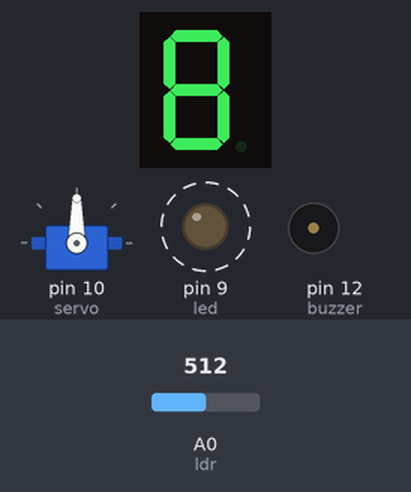
Bench run of a program on a simulated Arduino Uno, built with avr-gcc and run on an emulated ATmega328P. On the bench: 1-digit seven-segment display, servo, output pins drawn as LEDs (lit = HIGH), buzzer (waves = sounding). Wiring (inferred from the names in the program): 1-digit 7-segment display, segments lit when HIGH: segments pin 7, pin 6, pin 4, pin 11, pin 2, pin 8, pin 13, pin 5. Dashed ring = blinking. The test bench sets the inputs (shaded band); at power-on: A0 (ldr) = 512. The segment pins are drawn as the display they are named for; pins used as bus, display or sensor lines are not drawn.

Above: at 2.8 s.
2.9 s: A0 (ldr) set to 109
6.4 s: A0 (ldr) set to 94
At 7.8 s:
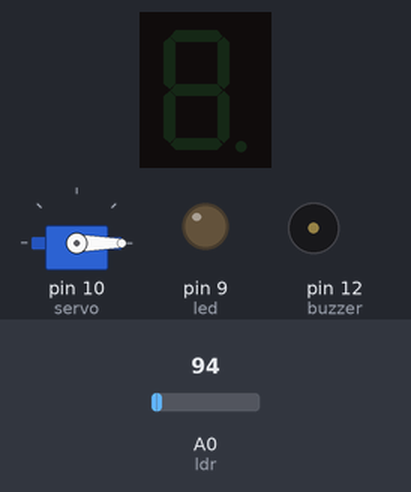
8.5 s: A0 (ldr) set to 122
At 9.1 s:
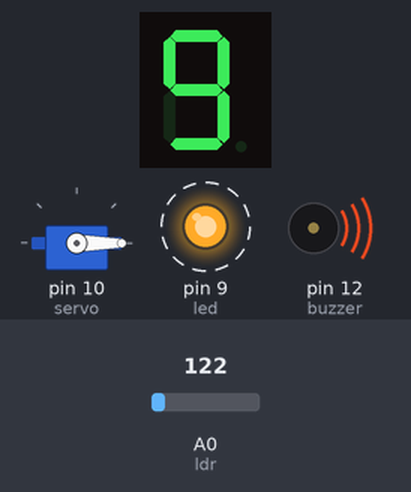
12.5 s: A0 (ldr) set to 0
At 13.6 s:
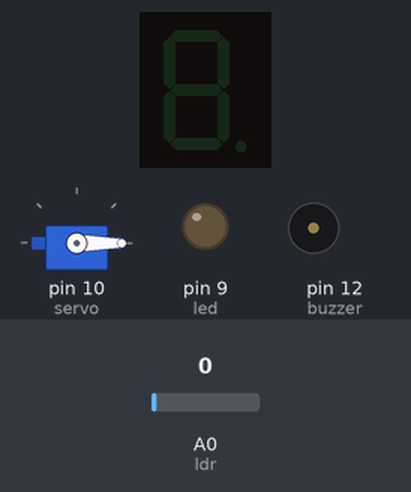
14.5 s: A0 (ldr) set to 306
At 26.3 s:
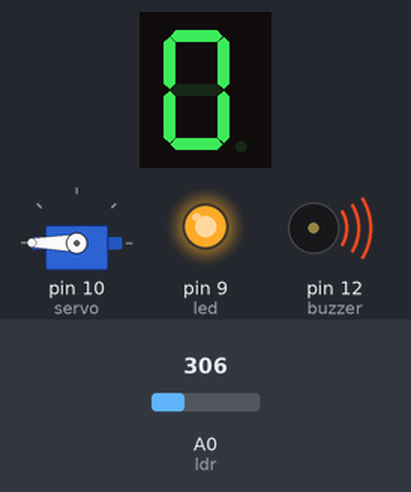
Timing chart, 0 to 27.5 s (numbered marks = the images above; inputs shaded):
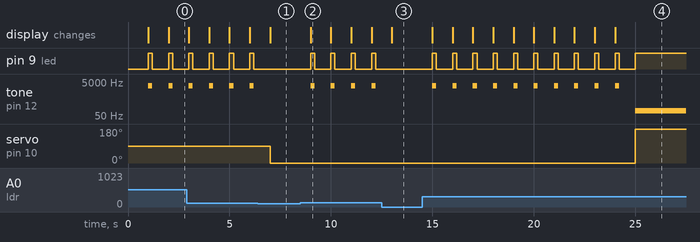

Measured:
- the behaviour switches between 103 and 102 on A0 (ldr) (found by bisection; images 0 and 1)
- after the input at 6.4 s, pin 9 (led): stops changing and stays LOW; tone on pin 12 (buzzer): stops changing and stays silent; servo on pin 10 (servo): 90° → 0° after 0.60 s
- after the input at 8.5 s, pin 9 (led): alternates HIGH for 0.20 s and LOW for 0.80 s, starting after 0.50 s; tone on pin 12 (buzzer): alternates 3000 Hz for 0.20 s and silent for 0.80 s, starting after 0.50 s; the display: changes after 0.50 s (image 2)
- after the input at 12.5 s, pin 9 (led): stops changing and stays LOW; tone on pin 12 (buzzer): stops changing and stays silent
- after the input at 14.5 s, pin 9 (led): alternates HIGH for 0.20 s and LOW for 0.80 s, 21 changes in all, then stays HIGH, starting after 0.50 s; tone on pin 12 (buzzer): silent → 3000 Hz after 0.50 s, then repeats every 1.0 s: silent 0.80 s, 3000 Hz 0.20 s, until it stays 100 Hz from 25.0 s
- by itself, pin 9 (led): alternates HIGH for 0.20 s and LOW for 0.80 s
- by itself, tone on pin 12 (buzzer): alternates 3000 Hz for 0.20 s and silent for 0.80 s

The program:

main.cpp
```cpp
/*
  * File: Rückwertszähler.cpp
  * Autor: Kaan Akti
  * Datum: 01.12.2025
  *
  * Beschreibung: Ein Rückwertszähler angezeigt auf einer 7-Segment-Anzeige, Rückwertszählen durch Licht mithifle einer LDR
*/

#include<Arduino.h>
#include<Servo.h>

const int segmente[] = {2, 11, 4, 5, 6, 7, 8, 13};
//                      E  D   C  DP B  A  F  G
//                      0  1   2  3  4  5  6  7
const int ldr = A0;
const int led = 9;
const int buzzer = 12;

unsigned long jetztigeZeit = 0;
unsigned long vorherigeZeit1000 = 0;
unsigned long verzoegerung1000 = 1000; // Verzögerung von Segment 9 bis Segment 0
int segmentSchritte = 0;
Servo servo;

void segment1() {
  digitalWrite(segmente[4], HIGH);
  digitalWrite(segmente[2], HIGH);
  digitalWrite(segmente[1], LOW);
  digitalWrite(segmente[3], LOW);
  digitalWrite(segmente[5], LOW);
  digitalWrite(segmente[6], LOW);
  digitalWrite(segmente[7], LOW);
  digitalWrite(segmente[0], LOW);
}

void segment2() {
  digitalWrite(segmente[4], HIGH);
  digitalWrite(segmente[2], LOW);
  digitalWrite(segmente[1], HIGH);
  digitalWrite(segmente[3], LOW);
  digitalWrite(segmente[5], HIGH);
  digitalWrite(segmente[6], LOW);
  digitalWrite(segmente[7], HIGH);
  digitalWrite(segmente[0], HIGH);
}

void segment3() {
  digitalWrite(segmente[4], HIGH);
  digitalWrite(segmente[2], HIGH);
  digitalWrite(segmente[1], HIGH);
  digitalWrite(segmente[3], LOW);
  digitalWrite(segmente[5], HIGH);
  digitalWrite(segmente[6], LOW);
  digitalWrite(segmente[7], HIGH);
  digitalWrite(segmente[0], LOW);
}

void segment4() {
  digitalWrite(segmente[4], HIGH);
  digitalWrite(segmente[2], HIGH);
  digitalWrite(segmente[1], LOW);
  digitalWrite(segmente[3], LOW);
  digitalWrite(segmente[5], LOW);
  digitalWrite(segmente[6], HIGH);
  digitalWrite(segmente[7], HIGH);
  digitalWrite(segmente[0], LOW);
}

void segment5() {
  digitalWrite(segmente[4], LOW);
  digitalWrite(segmente[2], HIGH);
  digitalWrite(segmente[1], HIGH);
  digitalWrite(segmente[3], LOW);
  digitalWrite(segmente[5], HIGH);
  digitalWrite(segmente[6], HIGH);
  digitalWrite(segmente[7], HIGH);
  digitalWrite(segmente[0], LOW);
}

void segment6() {
  digitalWrite(segmente[4], LOW);
  digitalWrite(segmente[2], HIGH);
  digitalWrite(segmente[1], HIGH);
  digitalWrite(segmente[3], LOW);
  digitalWrite(segmente[5], HIGH);
  digitalWrite(segmente[6], HIGH);
  digitalWrite(segmente[7], HIGH);
  digitalWrite(segmente[0], HIGH);
}

void segment7() {
  digitalWrite(segmente[4], HIGH);
  digitalWrite(segmente[2], HIGH);
  digitalWrite(segmente[1], LOW);
  digitalWrite(segmente[3], LOW);
  digitalWrite(segmente[5], HIGH);
  digitalWrite(segmente[6], LOW);
  digitalWrite(segmente[7], LOW);
  digitalWrite(segmente[0], LOW);
}

void segment8() {
  digitalWrite(segmente[4], HIGH);
  digitalWrite(segmente[2], HIGH);
  digitalWrite(segmente[1], HIGH);
  digitalWrite(segmente[3], LOW);
  digitalWrite(segmente[5], HIGH);
  digitalWrite(segmente[6], HIGH);
  digitalWrite(segmente[7], HIGH);
  digitalWrite(segmente[0], HIGH);
}

void segment9() {
  digitalWrite(segmente[4], HIGH);
  digitalWrite(segmente[2], HIGH);
  digitalWrite(segmente[1], HIGH);
  digitalWrite(segmente[3], LOW);
  digitalWrite(segmente[5], HIGH);
  digitalWrite(segmente[6], HIGH);
  digitalWrite(segmente[7], HIGH);
  digitalWrite(segmente[0], LOW);
}

void segment0() {
  digitalWrite(segmente[4], HIGH);
  digitalWrite(segmente[2], HIGH);
  digitalWrite(segmente[1], HIGH);
  digitalWrite(segmente[3], LOW);
  digitalWrite(segmente[5], HIGH);
  digitalWrite(segmente[6], HIGH);
  digitalWrite(segmente[7], LOW);
  digitalWrite(segmente[0], HIGH);
}

void segmentDP() {
  digitalWrite(segmente[4], LOW);
  digitalWrite(segmente[2], LOW);
  digitalWrite(segmente[1], LOW);
  digitalWrite(segmente[3], HIGH);
  digitalWrite(segmente[5], LOW);
  digitalWrite(segmente[6], LOW);
  digitalWrite(segmente[7], LOW);
  digitalWrite(segmente[0], LOW);
}

void setup() {
  for(int i = 0; i < 8; i++) {
    pinMode(segmente[i], OUTPUT);
  }
  pinMode(led, OUTPUT);
  pinMode(buzzer, OUTPUT);
  servo.attach(10);
}

void loop() {
  jetztigeZeit = millis();
  if(jetztigeZeit - vorherigeZeit1000 >= verzoegerung1000) {
    vorherigeZeit1000 = jetztigeZeit;

    int widerstand_ldr = analogRead(ldr);
    int mappedWertLdr = map(widerstand_ldr, 0, 1023, 0, 100);
    Serial.println(mappedWertLdr);

    if(mappedWertLdr >= 10) {
      switch(segmentSchritte) {
        case 0:
        segment9();
        break;

        case 1:
        segment8();
        break;

        case 2:
        segment7();
        break;

        case 3:
        segment6();
        break;

        case 4:
        segment5();
        break;

        case 5:
        segment4();
        break;

        case 6:
        segment3();
        break;

        case 7:
        segment2();
        break;

        case 8:
        segment1();
        break;

        case 9:
        segment0();
        break;
      }
      if(segmentSchritte > 9) {
        digitalWrite(led, HIGH);
        tone(buzzer, 100);
        servo.write(180);
      }
      if(segmentSchritte < 10) {
        segmentSchritte++;
        digitalWrite(led, HIGH);
        tone(buzzer, 3000);
        delay(200);
        digitalWrite(led, LOW);
        noTone(buzzer);
        delay(200);
      }
    } else {
      for(int i = 0; i < 8; i++) {
        digitalWrite(segmente[i], LOW);
        segmentSchritte = 0;
        digitalWrite(led, LOW);
        noTone(buzzer);
        servo.write(0);
      }
    }
  }
}
```
